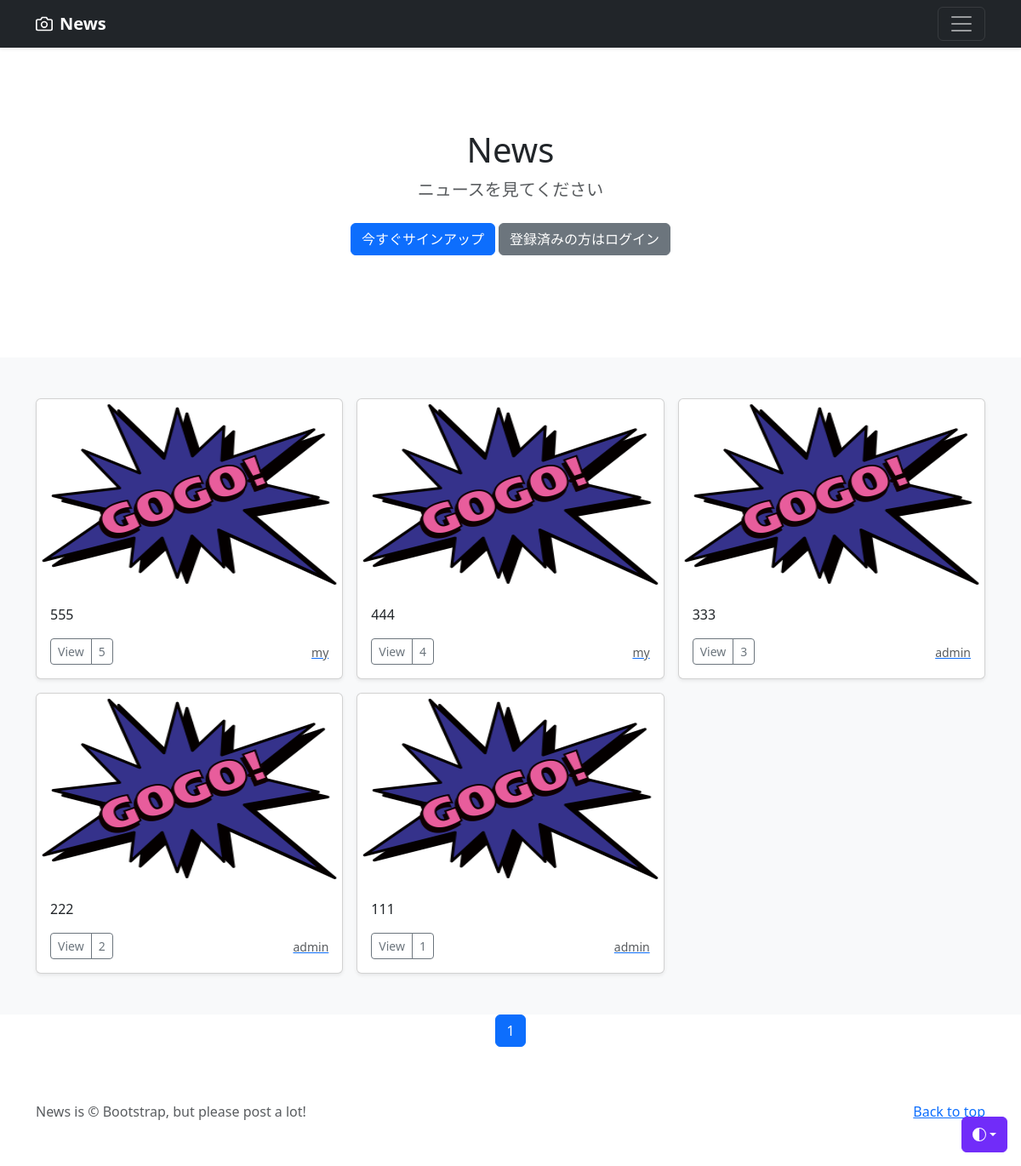
The page / on the database its author committed.
### news/models.py (models this page shows, shortened)
class NewsPost(models.Model):
    user = models.ForeignKey(
        CustomUser,
        verbose_name='ユーザー',
        on_delete=models.CASCADE,
    )
    category = models.ForeignKey(
        Category,
        verbose_name='カテゴリ',
        on_delete=models.PROTECT,
    )
    title = models.CharField(verbose_name='タイトル', max_length=200)
    comment = models.TextField(verbose_name='コメント')
    image1 = models.ImageField(verbose_name='イメージ1', upload_to='newses')
    image2 = models.ImageField(verbose_name='イメージ2', upload_to='newses', blank=True, null=True)
    posted_at = models.DateTimeField(verbose_name='投稿日', auto_now_add=True)

class Category(models.Model):
    title = models.CharField(verbose_name='カテゴリ', max_length=20)

### accounts/models.py (models this page shows)
class CustomUser(AbstractUser):
    pass

### news/views.py (the view)
# urls.py: path('', views.IndexView.as_view(), name='index'),
class IndexView(ListView):
    template_name = "index.html"
    queryset = NewsPost.objects.all().order_by('-posted_at')
    paginate_by = 9

### news/templates/index.html (shortened to what this page needs)
{% extends "base.html" %}
{% block contents %}
    {% include "news_title.html" %}
    {% include "news_list.html" %}
    {% include "pagination.html" %}
    {% endblock %}

### news/templates/news_list.html
<div class="album py-5 bg-body-tertiary">
  <div class="container">
    <div class="row row-cols-1 row-cols-sm-2 row-cols-md-3 g-3">
      {% for record in object_list %}
      <div class="col">
        <div class="card shadow-sm">
          <img src="{{ record.image1.url }}" class="bd-placeholder-img card-img-top" width="100%" height="225" xmlns="http://www.w3.org/2000/svg" role="img" aria-label="Placeholder: Thumbnail" preserveAspectRatio="xMidYMid slice" focusable="false"><title>Placeholder</title><rect width="100%" height="100%" fill="#55595c"/></svg>
          <div class="card-body">
            <p class="card-text">
              {{ record.title }}
            </p>
            <div class="d-flex justify-content-between align-items-center">
              <div class="btn-group">
                <button type="button" class="btn btn-sm btn-outline-secondary" onclick="location.href='{% url 'news:news_detail' record.pk %}'">View</button>
                <button type="button" class="btn btn-sm btn-outline-secondary" onclick="location.href='{% url 'news:newses_cat' category=record.category.id %}'">{{ record.category.title }}</button>
              </div>
              <a href="{% url 'news:user_list' user=record.user.id %}">
              <small class="text-muted">{{ record.user.username }}</small>
              </a>
            </div>
          </div>
        </div>
      </div>
      {% endfor %}
    </div>
  </div>
</div>

### news/templates/base.html (style rules this page uses)
.bd-placeholder-img { font-size: 1.125rem; text-anchor: middle; -webkit-user-select: none; -moz-user-select: none; user-select: none; }

### rows shown on the page
NewsPost: image1 (picture), title "555", category "5", user.username "my"
NewsPost: image1 (picture), title "444", category "4", user.username "my"
NewsPost: image1 (picture), title "333", category "3", user.username "admin"
NewsPost: image1 (picture), title "222", category "2", user.username "admin"
NewsPost: image1 (picture), title "111", category "1", user.username "admin"

### other values the page prints
{{ num }} "1"
